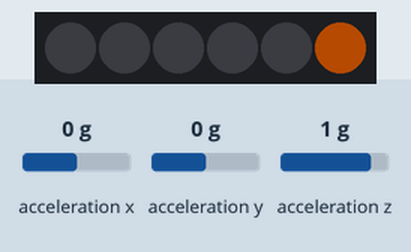
Recording of a sketch running on a simulated Arduino Uno, built with avr-gcc and run on an emulated ATmega328P. Parts: 6 RGB LEDs in strip order, left to right. The inputs (shaded band) are chosen by the test bench; at power-on: acceleration x 0 g, acceleration z 1 g, acceleration y 0 g. Dim RGB values are drawn brighter than linear.

Above: at 1.2 s.
1.3 s: acceleration x set to -1.4 g
At 2.5 s:
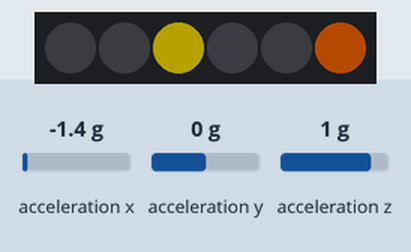
2.8 s: acceleration z set to -1.4 g
At 3.8 s:
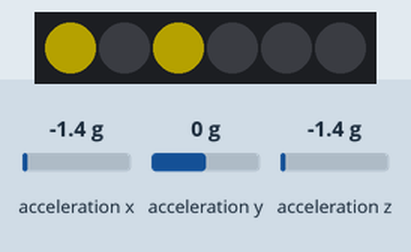
4.3 s: acceleration y set to -1.4 g
At 5.0 s:
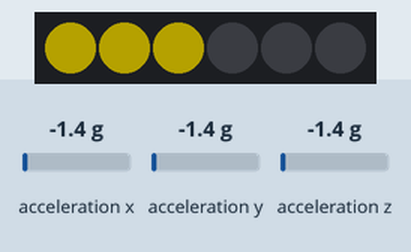
5.8 s: acceleration x set to -0.8 g
At 6.1 s:
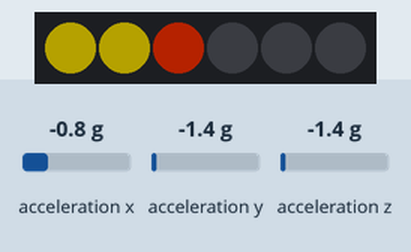
Timing chart, 0 to 8.3 s (numbered marks = the images above; inputs shaded):
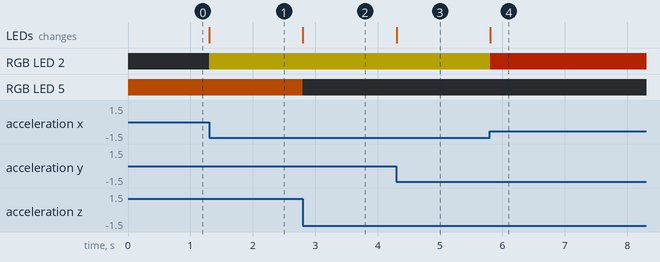

The sketch:

AccelDemoLEDs.ino
```cpp
// Basic demo for accelerometer readings from Adafruit LIS3DH
// Adapted for use with 6 neopixels arranged roughly at the vertices of an octohedron.

#include <Wire.h>
#include <SPI.h>
#include <Adafruit_LIS3DH.h>
#include <Adafruit_Sensor.h>
#include <FastLED.h>

//// Used for software SPI
//#define LIS3DH_CLK 13
//#define LIS3DH_MISO 12
//#define LIS3DH_MOSI 11
//// Used for hardware & software SPI
//#define LIS3DH_CS 10

// software SPI
//Adafruit_LIS3DH lis = Adafruit_LIS3DH(LIS3DH_CS, LIS3DH_MOSI, LIS3DH_MISO, LIS3DH_CLK);
// hardware SPI
//Adafruit_LIS3DH lis = Adafruit_LIS3DH(LIS3DH_CS);
// I2C
Adafruit_LIS3DH lis = Adafruit_LIS3DH();

#define LED_PIN 6
#define LED_COUNT 6

CRGB leds[LED_COUNT];

DEFINE_GRADIENT_PALETTE (heatmap_gp) {
    0,     0,  0,  0,   //black
   64,   255,  0,  0,   //red
  196,   255,255,  0,   //bright yellow
  255,   255,255,255    //full white
};

CRGBPalette16 ledsPalette = heatmap_gp;

CRGB getLedPaletteColor(uint16_t reading) {
  return ColorFromPalette(ledsPalette, reading >> 7);
}


void setup(void) {
  if (! lis.begin(0x18)) {   // change this to 0x19 for alternative i2c address
    // Serial.println("Couldnt start");
    // TODO: Show Error LED.
    while (1);
  }

  // Since this is 4G, 1G = 32767 * 1/4 or 32767 >> 2 or 8195
  // By default, the LIS3DH is configured so that at rest, there's 1G in the upwards direction:
  // the 1G counteracting the acceleration due to Earth's gravity.
  lis.setRange(LIS3DH_RANGE_4_G);   // 2, 4, 8 or 16 G!

  FastLED.addLeds<NEOPIXEL, LED_PIN>(leds, LED_COUNT);
  FastLED.setBrightness(64);
}

void loop() {
  // get X Y and Z data at once
  lis.read();
  // x: 2, 4
  // y: 1, 3
  // z: 5, 0
  if (lis.x > 0) {
    leds[4] = getLedPaletteColor(lis.x);
    leds[2] = CRGB::Black;
  }
  else {
    leds[4] = CRGB::Black;
    leds[2] = getLedPaletteColor(-lis.x);
  }

  if (lis.y > 0) {
    leds[3] = getLedPaletteColor(lis.y);
    leds[1] = CRGB::Black;
  }
  else {
    leds[3] = CRGB::Black;
    leds[1] = getLedPaletteColor(-lis.y);
  }

  if (lis.z > 0) {
    leds[5] = getLedPaletteColor(lis.z);
    leds[0] = CRGB::Black;
  }
  else {
    leds[5] = CRGB::Black;
    leds[0] = getLedPaletteColor(-lis.z);
  }

  FastLED.show();

  // TODO: I might want to play with events more.
  // While float math is slower, it's easier to work with,
  // and for vector stuff I'd probably end up having to constantly
  // upgrade those int16_t to int32_t just to deal with overflow.

  // /* Or....get a new sensor event, normalized */
  // sensors_event_t event;
  // lis.getEvent(&event);
  //
  // /* Display the results (acceleration is measured in m/s^2) */
  // Serial.print("\t\tX: "); Serial.print(event.acceleration.x);
  // Serial.print(" \tY: "); Serial.print(event.acceleration.y);
  // Serial.print(" \tZ: "); Serial.print(event.acceleration.z);
  // Serial.println(" m/s^2 ");
  //
  // Serial.println();
  //
  // delay(200);
}
```

Measured:
- after the input at 1.3 s, RGB LED 2: off → RGB(64, 57, 0) at once; the LEDs: change at once (image 1)
- after the input at 2.8 s, RGB LED 5: RGB(64, 26, 0) → off at once; the LEDs: change at once (image 2)
- after the input at 4.3 s, the LEDs: change at once (image 3)
- after the input at 5.8 s, RGB LED 2: RGB(64, 57, 0) → RGB(64, 12, 0) at once; the LEDs: change at once (image 4)
